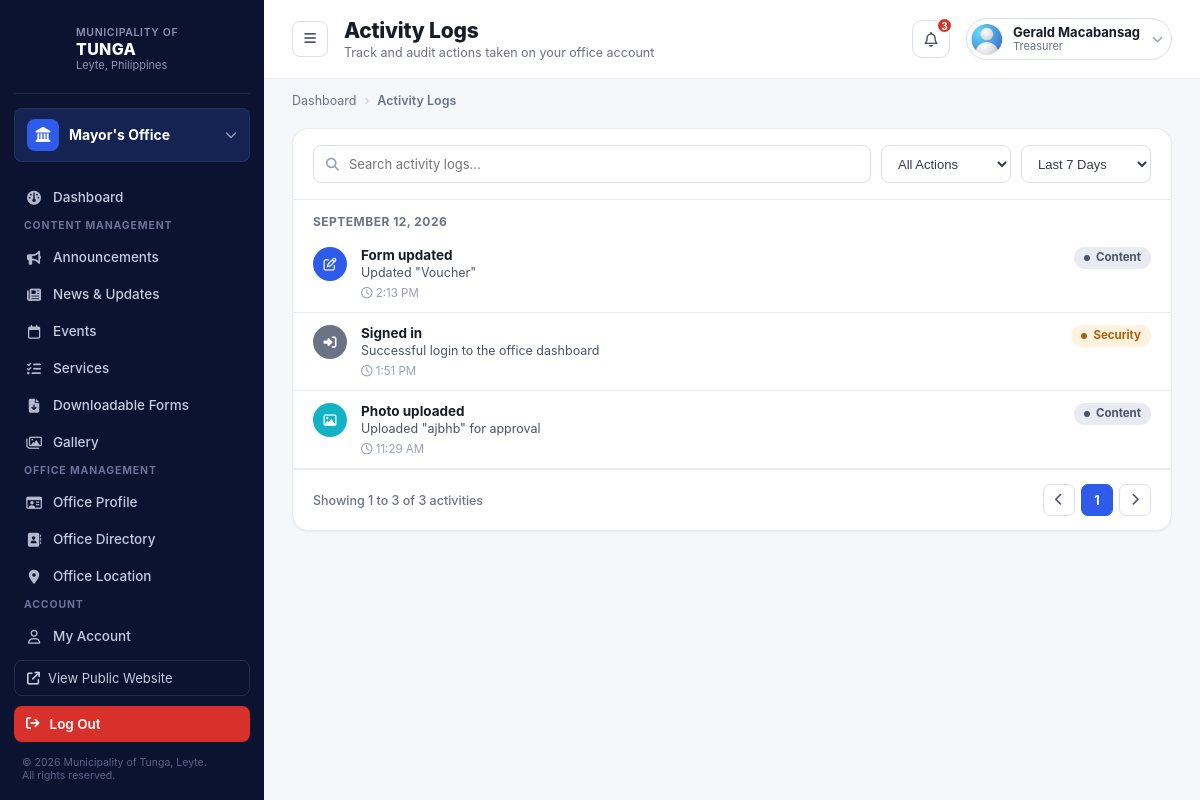
The page /office-dashboard/office-log (signed in) on the database as committed earlier.
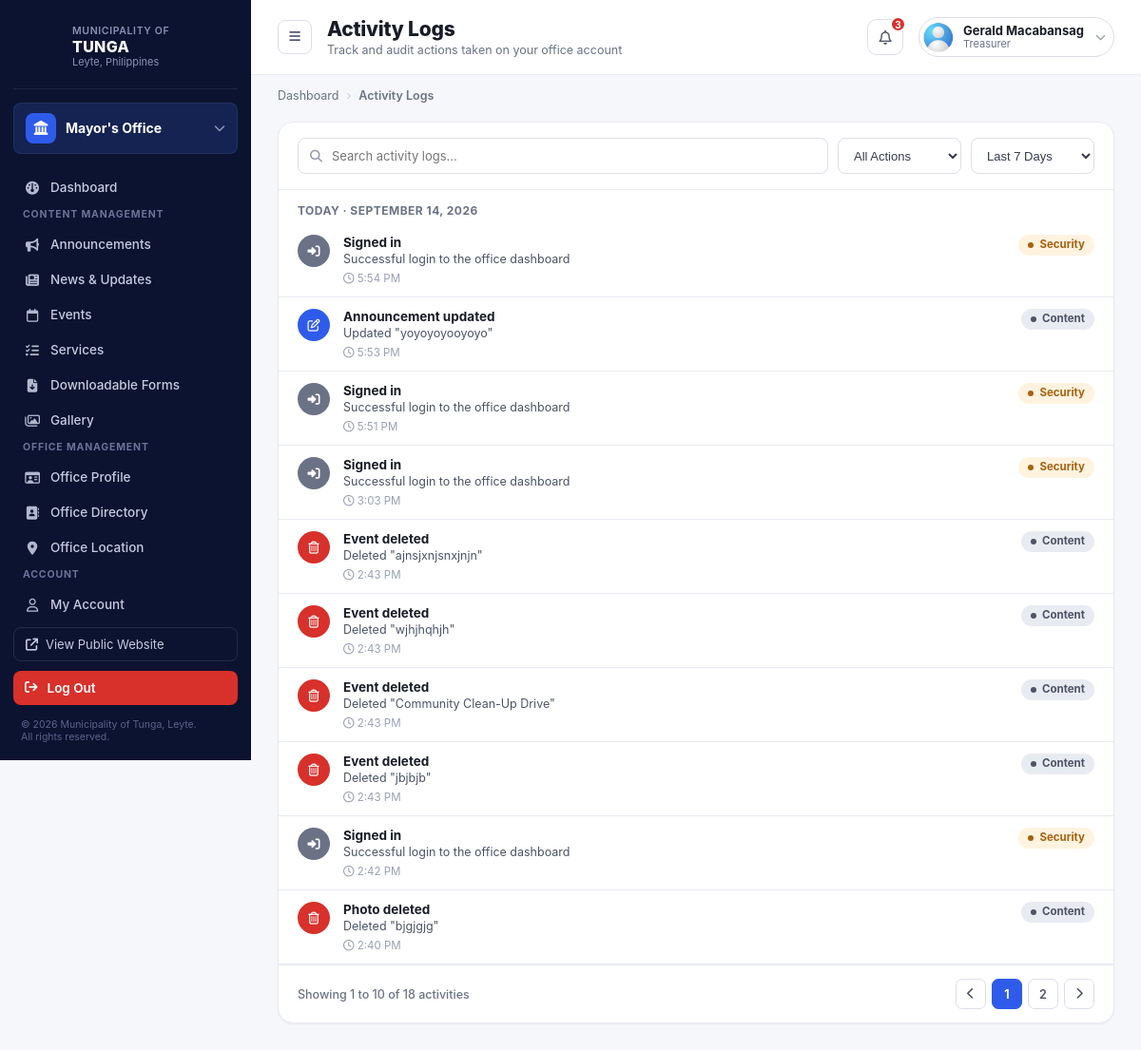
The same page on the database as committed later.
### office_dashboard/models.py (models this page shows, shortened)
class ActivityLog(models.Model):
    CATEGORY_CHOICES = [
        ("content", "Content"),
        ("account", "Account"),
        ("security", "Security"),
    ]
    representative = models.ForeignKey(
        OfficeRepresentative,
        on_delete=models.CASCADE,
        related_name="activity_logs"
    )
    title = models.CharField(max_length=255)
    description = models.CharField(max_length=500, blank=True)
    category = models.CharField(max_length=20, choices=CATEGORY_CHOICES, default="content")
    icon = models.CharField(max_length=50, default="fa-solid fa-circle-info")
    icon_color = models.CharField(max_length=20, default="var(--blue-600)")
    created_at = models.DateTimeField(auto_now_add=True)
    class Meta:
        ordering = ["-created_at"]

### office_dashboard/views.py (the view)
# urls.py: path('office-log', views.activity_log, name='log'),
@office_rep_required
def activity_log(request, rep):
    logs = rep.activity_logs.all()
    q = request.GET.get('q', '').strip()
    if q:
        logs = logs.filter(title__icontains=q)
    category = request.GET.get('category', '')
    if category:
        logs = logs.filter(category=category)
    range_ = request.GET.get('range', '7')
    if range_ != 'all':
        since = timezone.now() - timedelta(days=int(range_))
        logs = logs.filter(created_at__gte=since)
    paginator = Paginator(logs, 10)
    page_obj = paginator.get_page(request.GET.get('page'))
    today = timezone.localdate()
    yesterday = today - timedelta(days=1)
    grouped = []
    for log_date, items in groupby(page_obj.object_list, key=lambda l: timezone.localtime(l.created_at).date()):
        items = list(items)
        if log_date == today:
            label = f"Today · {log_date.strftime('%B %d, %Y')}"
        elif log_date == yesterday:
            label = f"Yesterday · {log_date.strftime('%B %d, %Y')}"
        else:
            label = log_date.strftime('%B %d, %Y')
        grouped.append({"label": label, "items": items})
    return render(request, "office_dashboard/activity-logs.html", {
        "rep": rep,
        "page_obj": page_obj,
        "grouped_logs": grouped,
        "current_q": q,
        "current_category": category,
        "current_range": range_,
    })

### office_dashboard/models.py (called while the page is built)
    @property
    def unread_notifications_count(self):
        return self.notifications.filter(is_read=False).count()

### office_dashboard/views.py (called while the page is built)
def office_rep_required(view_func):
    @wraps(view_func)
    @login_required
    def wrapper(request, *args, **kwargs):
        rep = OfficeRepresentative.objects.filter(user=request.user).first()
        if rep is None:
            messages.error(request, "Your account isn't linked to an Office Representative profile.")
            return redirect("home")
        return view_func(request, rep, *args, **kwargs)
    return wrapper

### templates/office_dashboard/activity-logs.html (shortened to what the changed rows need)
{% extends "representative_dashboard_base.html" %}
{% load static %}
{% block content %}
  <div class="main">
    <header class="topbar">
      <div class="topbar-left">
        <div class="page-heading">
          <h1>Activity Logs</h1>
        </div>
      </div>
    </header>
    <main class="content">
      <section class="panel">
                <form method="get" class="filters-row">
                  <label class="field search" style="flex:1;"><i class="fa-solid fa-magnifying-glass"></i><input type="text" name="q" value="{{ current_q }}" placeholder="Search activity logs..." onchange="this.form.submit()"></label>
                  <select class="field" name="category" onchange="this.form.submit()">
                  </select>
                  <select class="field" name="range" onchange="this.form.submit()">
                  </select>
                </form>
                {% for day in grouped_logs %}
                  <div class="log-day-label">{{ day.label }}</div>
                  {% for log in day.items %}
                  <div class="log-item">
                    <span class="log-icon" style="--icon-bg: {{ log.icon_color }};"><i class="{{ log.icon }}"></i></span>
                    <div class="log-body">
                      <div class="log-title">{{ log.title }}</div>
                      {% if log.description %}<div class="log-desc">{{ log.description }}</div>{% endif %}
                      <div class="log-meta"><i class="fa-regular fa-clock"></i> {{ log.created_at|date:"g:i A" }}</div>
                    </div>
                    <span class="badge badge-{% if log.category == 'security' %}amber{% else %}gray{% endif %}">{{ log.get_category_display }}</span>
                  </div>
                  {% endfor %}
                {% empty %}
                  <p style="text-align:center;color:var(--gray-400);padding:24px;">No activity yet.</p>
                {% endfor %}
                <div class="pagination">
                  <span>
                    {% if page_obj.paginator.count == 0 %}No activity found{% else %}Showing {{ page_obj.start_index }} to {{ page_obj.end_index }} of {{ page_obj.paginator.count }} activities{% endif %}
                  </span>
                  <div class="page-nums">
                    {% if page_obj.has_previous %}
                      <a class="page-btn" href="?page={{ page_obj.previous_page_number }}&q={{ current_q }}&category={{ current_category }}&range={{ current_range }}"><i class="fa-solid fa-chevron-left"></i></a>
                    {% else %}
                      <span class="page-btn"><i class="fa-solid fa-chevron-left"></i></span>
                    {% endif %}
                    {% for num in page_obj.paginator.page_range %}
                      {% if num == page_obj.number %}
                        <span class="page-btn active">{{ num }}</span>
                      {% else %}
                        <a class="page-btn" href="?page={{ num }}&q={{ current_q }}&category={{ current_category }}&range={{ current_range }}">{{ num }}</a>
                      {% endif %}
                    {% endfor %}
                    {% if page_obj.has_next %}
                      <a class="page-btn" href="?page={{ page_obj.next_page_number }}&q={{ current_q }}&category={{ current_category }}&range={{ current_range }}"><i class="fa-solid fa-chevron-right"></i></a>
                    {% else %}
                      <span class="page-btn"><i class="fa-solid fa-chevron-right"></i></span>
                    {% endif %}
                  </div>
                </div>
      </section>
    </main>
  </div>
</div>
{% endblock %}

Rows that differ between the two databases and show on the page:
no longer on this page (row unchanged): ActivityLog: title "Form updated", description "Updated \"Voucher\"", created_at "2:13 PM", category "Content", icon_color "var(--blue-600)" (drawn), shown under "SEPTEMBER 12, 2026"
no longer on this page (row unchanged): ActivityLog: title "Signed in", description "Successful login to the office dashboard", created_at "1:51 PM", category "Security", icon_color "var(--gray-500)" (drawn), shown under "SEPTEMBER 12, 2026"
no longer on this page (row unchanged): ActivityLog: title "Photo uploaded", description "Uploaded \"ajbhb\" for approval", created_at "11:29 AM", category "Content", icon_color "#12b3c4" (drawn), shown under "SEPTEMBER 12, 2026"
added ActivityLog: title "Signed in", description "Successful login to the office dashboard", created_at "5:54 PM", category "Security", icon_color "var(--gray-500)" (drawn), shown under "TODAY · SEPTEMBER 14, 2026"
added ActivityLog: title "Announcement updated", description "Updated \"yoyoyoyooyoyo\"", created_at "5:53 PM", category "Content", icon_color "var(--blue-600)" (drawn), shown under "TODAY · SEPTEMBER 14, 2026"
added ActivityLog: title "Signed in", description "Successful login to the office dashboard", created_at "5:51 PM", category "Security", icon_color "var(--gray-500)" (drawn), shown under "TODAY · SEPTEMBER 14, 2026"
added ActivityLog: title "Signed in", description "Successful login to the office dashboard", created_at "3:03 PM", category "Security", icon_color "var(--gray-500)" (drawn), shown under "TODAY · SEPTEMBER 14, 2026"
added ActivityLog: title "Event deleted", description "Deleted \"ajnsjxnjsnxjnjn\"", created_at "2:43 PM", category "Content", icon_color "var(--red-600)" (drawn), shown under "TODAY · SEPTEMBER 14, 2026"
added ActivityLog: title "Event deleted", description "Deleted \"wjhjhqhjh\"", created_at "2:43 PM", category "Content", icon_color "var(--red-600)" (drawn), shown under "TODAY · SEPTEMBER 14, 2026"
added ActivityLog: title "Event deleted", description "Deleted \"Community Clean-Up Drive\"", created_at "2:43 PM", category "Content", icon_color "var(--red-600)" (drawn), shown under "TODAY · SEPTEMBER 14, 2026"
added ActivityLog: title "Event deleted", description "Deleted \"jbjbjb\"", created_at "2:43 PM", category "Content", icon_color "var(--red-600)" (drawn), shown under "TODAY · SEPTEMBER 14, 2026"
added ActivityLog: title "Signed in", description "Successful login to the office dashboard", created_at "2:42 PM", category "Security", icon_color "var(--gray-500)" (drawn), shown under "TODAY · SEPTEMBER 14, 2026"
added ActivityLog: title "Photo deleted", description "Deleted \"bjgjgjg\"", created_at "2:40 PM", category "Content", icon_color "var(--red-600)" (drawn), shown under "TODAY · SEPTEMBER 14, 2026"
Other text that changed with them:
{{ page_obj.end_index }}: "3" → "10"
{{ page_obj.paginator.count }}: "3" → "18"
new list line: "TODAY · SEPTEMBER 14, 2026"
new list line: "2"
list line gone: "SEPTEMBER 12, 2026"
